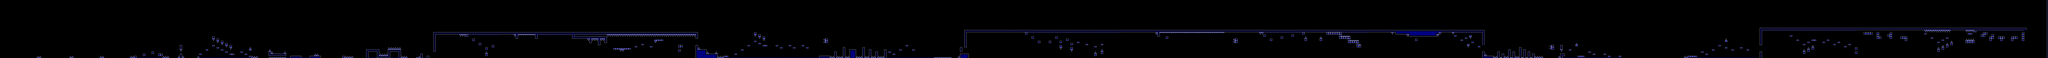

Below is a game level as drawn by its tile map, then a one-line description and the .tmx that defines it (tile-layer data replaced by summaries):
An orthogonal 945x27 tile map with 16x16 px tiles, 2 tile layers (l2, l1), 2 tilesets and 468 objects.

<map version="1.10" tiledversion="1.11.0" orientation="orthogonal" renderorder="right-down" width="945" height="27" tilewidth="16" tileheight="16" infinite="0" nextlayerid="8" nextobjectid="1106">
 <editorsettings>
  <export target="one.json" format="json" />
 </editorsettings>
 <properties>
  <property name="BG" type="color" value="#ffffe928" />
  <property name="Background Type" type="int" value="0" />
  <property name="COL1" type="color" value="#ffffffff" />
  <property name="COL2" type="color" value="#ffffffff" />
  <property name="COL3" type="color" value="#ffffffff" />
  <property name="COL4" type="color" value="#ffffffff" />
  <property name="Difficulty" value="HARD" />
  <property name="GROUND" type="color" value="#ffbea900" />
  <property name="Gamemode" type="int" value="0" />
  <property name="Ground Type" type="int" value="0" />
  <property name="Level name" value="1" />
  <property name="OBJ" type="color" value="#ffffffff" />
  <property name="Song" value="POLAR" />
  <property name="Speed" type="int" value="1" />
  <property name="Stars" type="int" value="5" />
 </properties>
 <tileset firstgid="1" source="famidash.tsx" />
 <tileset firstgid="16385" source="sprites.tsx" />
 <layer id="4" name="l2" width="945" height="27">
  <data>[25515 cells, 22353 non-empty, 28 distinct tile ids]</data>
 </layer>
 <layer id="1" name="l1" width="945" height="27">
  <data>[25515 cells, 24192 non-empty, 3 distinct tile ids]</data>
 </layer>
 <objectgroup id="7" name="SP">
  <object id="424" gid="16398" x="408" y="432.25" width="16" height="16" />
  <object id="425" gid="16398" x="632.5" y="432.25" width="16" height="16" />
  <object id="427" gid="16398" x="857.25" y="432.25" width="16" height="16" />
  <object id="429" gid="16397" x="1120" y="416" width="16" height="16">
   <properties>
    <property name="hflip" type="bool" value="false" />
    <property name="vflip" type="bool" value="true" />
   </properties>
  </object>
  <object id="431" gid="16392" x="1024" y="432" width="16" height="16" />
  <object id="432" gid="16390" x="1104" y="432" width="16" height="16" />
  <object id="433" gid="16392" x="1136" y="432" width="16" height="16" />
  <object id="434" gid="16388" x="1267.75" y="432.25" width="16" height="16">
   <properties>
    <property name="Channel" value="BG" />
    <property name="Color" type="color" value="#ff22e1ff" />
   </properties>
  </object>
  <object id="435" gid="16388" x="1267.75" y="416.5" width="16" height="16">
   <properties>
    <property name="Channel" value="GROUND" />
    <property name="Color" type="color" value="#ff008eb2" />
   </properties>
  </object>
  <object id="436" gid="16393" x="1328" y="336" width="16" height="16" />
  <object id="437" gid="16396" x="1392" y="432" width="16" height="16" />
  <object id="438" gid="16393" x="1696" y="336" width="16" height="16" />
  <object id="439" gid="16393" x="1664" y="320" width="16" height="16" />
  <object id="440" gid="16393" x="1632" y="304" width="16" height="16" />
  <object id="441" gid="16393" x="1600" y="288" width="16" height="16" />
  <object id="442" gid="16393" x="1568" y="272" width="16" height="16" />
  <object id="443" gid="16396" x="1696" y="400" width="16" height="16" />
  <object id="444" gid="16396" x="1632" y="368" width="16" height="16" />
  <object id="445" gid="16397" x="1696" y="424" width="16" height="16">
   <properties>
    <property name="vflip" type="bool" value="true" />
   </properties>
  </object>
  <object id="446" gid="16397" x="1568" y="360" width="16" height="16">
   <properties>
    <property name="vflip" type="bool" value="true" />
   </properties>
  </object>
  <object id="447" gid="16397" x="1520" y="392" width="16" height="16">
   <properties>
    <property name="vflip" type="bool" value="true" />
   </properties>
  </object>
  <object id="448" gid="16397" x="1472" y="424" width="16" height="16">
   <properties>
    <property name="vflip" type="bool" value="true" />
   </properties>
  </object>
  <object id="449" gid="16396" x="1776" y="384" width="16" height="16" />
  <object id="450" gid="16396" x="1808" y="400" width="16" height="16" />
  <object id="451" gid="16396" x="1840" y="416" width="16" height="16" />
  <object id="452" gid="16395" x="1957" y="432.25" width="16" height="16" />
  <object id="453" gid="16396" x="2048" y="400" width="16" height="16" />
  <object id="455" gid="16392" x="2124" y="432.25" width="16" height="16" />
  <object id="456" gid="16396" x="2176" y="416" width="16" height="16" />
  <object id="457" gid="16415" x="2413" y="432" width="16" height="16" />
  <object id="458" gid="16415" x="2429" y="432" width="16" height="16" />
  <object id="459" gid="16415" x="2445" y="432" width="16" height="16" />
  <object id="460" gid="16396" x="2470" y="432" width="16" height="16" />
  <object id="461" gid="16398" x="2528" y="416" width="16" height="16" />
  <object id="462" gid="16397" x="2624" y="432" width="16" height="16" />
  <object id="464" gid="16395" x="2669" y="432" width="16" height="16" />
  <object id="466" gid="16394" x="2848" y="352" width="16" height="16" />
  <object id="467" gid="16394" x="2912" y="336" width="16" height="16" />
  <object id="469" gid="16398" x="2720" y="432" width="16" height="16" />
  <object id="470" gid="16398" x="2912" y="432" width="16" height="16" />
  <object id="471" gid="16389" x="2746" y="432" width="16" height="16" />
  </objectgroup>
</map>
<!-- 427 of 468 objects omitted -->
